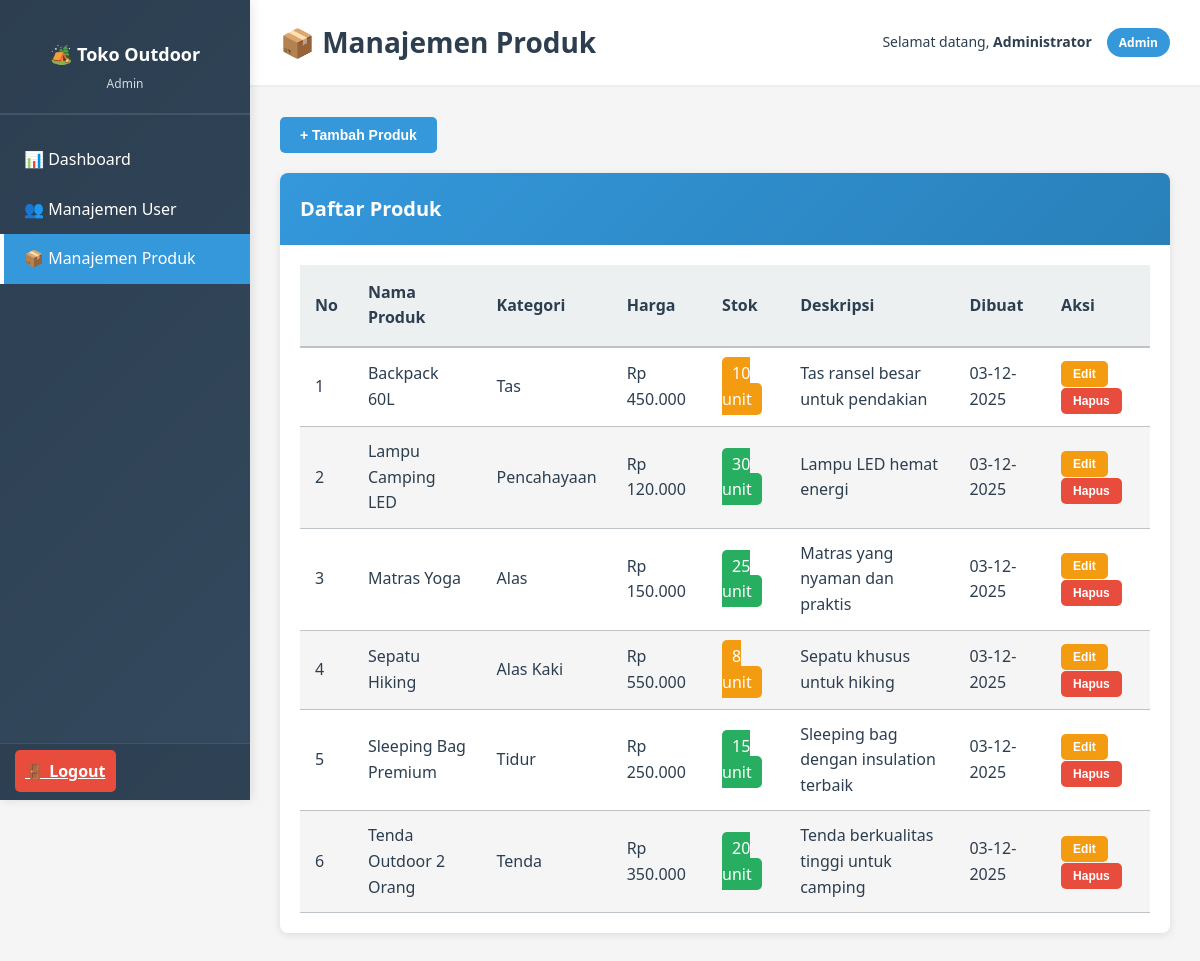
/produk_management.php (signed in), run on the app's committed database.
### tables this page shows
CREATE TABLE IF NOT EXISTS produk (
    id_produk INT PRIMARY KEY AUTO_INCREMENT,
    nama_produk VARCHAR(150) NOT NULL,
    kategori VARCHAR(100) NOT NULL,
    deskripsi TEXT,
    harga DECIMAL(10, 2) NOT NULL,
    stok INT NOT NULL DEFAULT 0,
    id_user INT NOT NULL,
    created_at TIMESTAMP DEFAULT CURRENT_TIMESTAMP,
    updated_at TIMESTAMP DEFAULT CURRENT_TIMESTAMP ON UPDATE CURRENT_TIMESTAMP,
    FOREIGN KEY (id_user) REFERENCES user(id_user) ON DELETE CASCADE
);

### Config/koneksi.php (called while the page is built, shortened)
<?php
$koneksi = mysqli_connect(DB_HOST, DB_USER, DB_PASS, DB_NAME);
mysqli_set_charset($koneksi, "utf8mb4");
function query($sql) {
    global $koneksi;
    $result = mysqli_query($koneksi, $sql);
    return $result;
}
function fetch_all($result) {
    $data = [];
    while ($row = mysqli_fetch_assoc($result)) {
        $data[] = $row;
    }
    return $data;
}
?>

### helper.php (called while the page is built, shortened)
<?php
function format_currency($amount) {
    return 'Rp ' . number_format($amount, 0, ',', '.');
}
function format_date_short($date) {
    $date_obj = new DateTime($date);
    return $date_obj->format('d-m-Y');
}
function get_all_produk() {
    $result = query("SELECT * FROM produk ORDER BY nama_produk ASC");
    return fetch_all($result);
}
?>

### produk_management.php (the view, shortened to what this page needs)
<?php
require_once 'Config/koneksi.php';
require_once 'helper.php';
$produk_list = get_all_produk();
$produk_list = get_all_produk();
?>
<!DOCTYPE html>
<html lang="id">
<head>
    <link rel="stylesheet" href="assets/css/style.css">
</head>
<body>
    <div class="wrapper">
        <?php include 'includes/sidebar.php'; ?>
        <div class="main-content">
            <div class="header">
                <h1>📦 Manajemen Produk</h1>
                <div class="user-info">
                    <span class="user-name">
                        Selamat datang, <strong><?php echo htmlspecialchars($_SESSION['nama_lengkap']); ?></strong>
                    </span>
                    <span class="user-role"><?php echo ucfirst($_SESSION['role']); ?></span>
                </div>
            </div>
            <?php if ($_SESSION['role'] === 'admin'): ?>
                <div class="btn-group">
                    <button class="btn btn-primary" onclick="openModal('addProdukModal')">+ Tambah Produk</button>
                </div>
            <?php endif; ?>
            <div class="card">
                <div class="card-header">
                    <h2>Daftar Produk</h2>
                </div>
                <div class="card-body">
                    <div class="table-responsive">
                        <?php if (count($produk_list) > 0): ?>
                            <table>
                                <thead>
                                    <tr>
                                        <th>No</th>
                                        <th>Nama Produk</th>
                                        <th>Kategori</th>
                                        <th>Harga</th>
                                        <th>Stok</th>
                                        <th>Deskripsi</th>
                                        <th>Dibuat</th>
                                        <?php if ($_SESSION['role'] === 'admin'): ?>
                                            <th>Aksi</th>
                                        <?php endif; ?>
                                    </tr>
                                </thead>
                                <tbody>
                                    <?php $no = 1; foreach ($produk_list as $p): ?>
                                        <tr>
                                            <td><?php echo $no++; ?></td>
                                            <td><?php echo htmlspecialchars($p['nama_produk']); ?></td>
                                            <td><?php echo htmlspecialchars($p['kategori']); ?></td>
                                            <td><?php echo format_currency($p['harga']); ?></td>
                                            <td>
                                                <span style="padding: 5px 10px; border-radius: 5px; background-color:
                                                    <?php echo $p['stok'] > 10 ? '#27ae60' : ($p['stok'] > 0 ? '#f39c12' : '#e74c3c'); ?>;
                                                    color: white;">
                                                    <?php echo $p['stok']; ?> unit
                                                </span>
                                            </td>
                                            <td><?php echo htmlspecialchars(substr($p['deskripsi'] ?? '-', 0, 50)); ?></td>
                                            <td><?php echo format_date_short($p['created_at']); ?></td>
                                            <?php if ($_SESSION['role'] === 'admin'): ?>
                                                <td>
                                                    <button class="btn btn-sm btn-warning" onclick="editProduk(<?php echo $p['id_produk']; ?>)">Edit</button>
                                                    <button class="btn btn-sm btn-danger" onclick="deleteProduk(<?php echo $p['id_produk']; ?>)">Hapus</button>
                                                </td>
                                            <?php endif; ?>
                                        </tr>
                                    <?php endforeach; ?>
                                </tbody>
                            </table>
                        <?php endif; ?>
                    </div>
                </div>
            </div>
        </div>
    </div>
</body>
</html>

### includes/sidebar.php (shortened to what this page needs)
<div class="sidebar">
    <div class="sidebar-header">
        <h2>🏕️ Toko Outdoor</h2>
        <p><?php echo ucfirst($_SESSION['role']); ?></p>
    </div>
    <ul class="sidebar-menu">
        <li>
            <a href="dashboard.php" class="<?php echo basename($_SERVER['PHP_SELF']) === 'dashboard.php' ? 'active' : ''; ?>">
                📊 Dashboard
            </a>
        </li>
        <?php if ($_SESSION['role'] === 'admin'): ?>
            <li>
                <a href="user_management.php" class="<?php echo basename($_SERVER['PHP_SELF']) === 'user_management.php' ? 'active' : ''; ?>">
                    👥 Manajemen User
                </a>
            </li>
        <?php endif; ?>
        <?php if (in_array($_SESSION['role'], ['admin', 'kasir'])): ?>
            <li>
                <a href="produk_management.php" class="<?php echo basename($_SERVER['PHP_SELF']) === 'produk_management.php' ? 'active' : ''; ?>">
                    📦 Manajemen Produk
                </a>
            </li>
        <?php endif; ?>
    </ul>
    <div class="sidebar-footer">
        <a href="logout.php" class="logout-btn">🚪 Logout</a>
    </div>
</div>

### assets/css/style.css (style rules this page uses)
* { margin: 0; padding: 0; box-sizing: border-box; }
:root { --primary-color: #2c3e50; --secondary-color: #3498db; --danger-color: #e74c3c; --success-color: #27ae60; --warning-color: #f39c12; --light-bg: #ecf0f1; --text-dark: #2c3e50; --text-light: #7f8c8d; --border-color: #bdc3c7; }
body { font-family: "Segoe UI", Tahoma, Geneva, Verdana, sans-serif; background-color: #f5f5f5; color: var(--text-dark); line-height: 1.6; }
.wrapper { display: flex; min-height: 100vh; }
.sidebar { width: 250px; background: linear-gradient(135deg, var(--primary-color) 0%, #34495e 100%); color: white; padding: 20px 0; position: fixed; height: 100vh; overflow-y: auto; box-shadow: 2px 0 10px rgba(0, 0, 0, 0.1); }
.sidebar-header { padding: 20px; text-align: center; border-bottom: 2px solid rgba(255, 255, 255, 0.1); margin-bottom: 20px; }
.sidebar-header h2 { font-size: 18px; font-weight: 600; margin-bottom: 5px; }
.sidebar-header p { font-size: 12px; opacity: 0.8; }
.sidebar-menu { list-style: none; }
.sidebar-menu li { margin: 0; }
.sidebar-menu a { display: block; padding: 12px 20px; color: white; text-decoration: none; transition: all 0.3s ease; border-left: 4px solid transparent; }
.sidebar-menu a.active { background-color: var(--secondary-color); border-left-color: white; }
.sidebar-footer { position: absolute; bottom: 0; width: 100%; padding: 15px; border-top: 1px solid rgba(255, 255, 255, 0.1); background: rgba(0, 0, 0, 0.1); }
.sidebar-footer .logout-btn { width: 100%; padding: 10px; background-color: var(--danger-color); color: white; border: none; border-radius: 5px; cursor: pointer; font-weight: 600; transition: background-color 0.3s ease; }
.main-content { margin-left: 250px; width: calc(100% - 250px); padding: 30px; }
.header { background: white; padding: 20px 30px; margin: -30px -30px 30px -30px; border-bottom: 2px solid var(--light-bg); display: flex; justify-content: space-between; align-items: center; }
.header h1 { font-size: 28px; color: var(--text-dark); }
.user-info { display: flex; align-items: center; gap: 15px; }
.user-info .user-name { text-align: right; font-size: 14px; }
.user-info .user-role { display: inline-block; padding: 5px 12px; background-color: var(--secondary-color); color: white; border-radius: 20px; font-size: 12px; font-weight: 600; }
.card { background: white; border-radius: 8px; box-shadow: 0 2px 8px rgba(0, 0, 0, 0.1); margin-bottom: 20px; overflow: hidden; }
.card-header { padding: 20px; background: linear-gradient(135deg, var(--secondary-color) 0%, #2980b9 100%); color: white; display: flex; justify-content: space-between; align-items: center; }
.card-header h2 { font-size: 20px; margin: 0; }
.card-body { padding: 20px; }
.table-responsive { overflow-x: auto; }
table { width: 100%; border-collapse: collapse; }
table thead { background-color: var(--light-bg); border-bottom: 2px solid var(--border-color); }
table thead th { padding: 15px; text-align: left; font-weight: 600; color: var(--text-dark); }
table tbody td { padding: 12px 15px; border-bottom: 1px solid var(--border-color); }
table tbody tr { transition: background-color 0.2s ease; }
table tbody tr:nth-child(even) { background-color: #f5f5f5; }
.btn { display: inline-block; padding: 10px 20px; font-size: 14px; border: none; border-radius: 5px; cursor: pointer; text-decoration: none; transition: all 0.3s ease; font-weight: 600; text-align: center; }
.btn-primary { background-color: var(--secondary-color); color: white; }
.btn-danger { background-color: var(--danger-color); color: white; }
.btn-warning { background-color: var(--warning-color); color: white; }
.btn-sm { padding: 6px 12px; font-size: 12px; }
.btn-group { display: flex; gap: 10px; flex-wrap: wrap; margin-bottom: 20px; }

### data on the page
produk: nama_produk "Backpack 60L", kategori "Tas", harga "Rp 450.000", stok "10", deskripsi "Tas ransel besar untuk pendakian", created_at "03-12-2025"
produk: nama_produk "Lampu Camping LED", kategori "Pencahayaan", harga "Rp 120.000", stok "30", deskripsi "Lampu LED hemat energi", created_at "03-12-2025"
produk: nama_produk "Matras Yoga", kategori "Alas", harga "Rp 150.000", stok "25", deskripsi "Matras yang nyaman dan praktis", created_at "03-12-2025"
produk: nama_produk "Sepatu Hiking", kategori "Alas Kaki", harga "Rp 550.000", stok "8", deskripsi "Sepatu khusus untuk hiking", created_at "03-12-2025"
produk: nama_produk "Sleeping Bag Premium", kategori "Tidur", harga "Rp 250.000", stok "15", deskripsi "Sleeping bag dengan insulation terbaik", created_at "03-12-2025"
produk: nama_produk "Tenda Outdoor 2 Orang", kategori "Tenda", harga "Rp 350.000", stok "20", deskripsi "Tenda berkualitas tinggi untuk camping", created_at "03-12-2025"

### other printed values
$_SESSION['role'] "Admin"
$_SESSION['nama_lengkap'] "Administrator"
